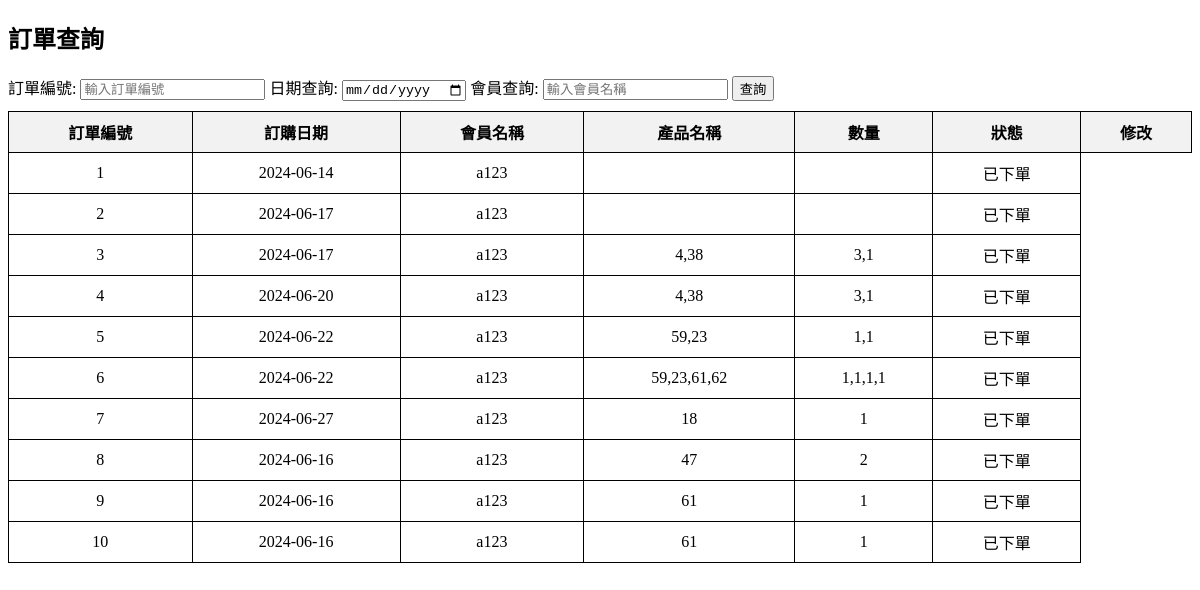
The page /all_order (signed in) on the database its author committed.
### tables this page shows
CREATE TABLE "orders" (
	"order_id"	INTEGER,
	"customer_id"	INT NOT NULL,
	"order_date"	DATE NOT NULL,
	"product"	TEXT NOT NULL,
	"count"	TEXT NOT NULL,
	"status"	TEXT,
	"address"	TEXT,
	PRIMARY KEY("order_id" AUTOINCREMENT)
);

### app.py (the view, shortened to what this page needs)
@app.route("/all_order", methods=['GET', 'POST'])  # 管理員介面 - 所有訂單
def all_order():
    if request.cookies.get('account_number'):
        conn = sqlite3.connect(db_name)
        cursor = conn.cursor()
        cursor.execute("SELECT account_number, administrator FROM members WHERE account_number=?", (request.cookies.get('account_number'),))
        member = cursor.fetchone()  # 只需要取一条记录
        if member and member[1] == 'true':
            query = "SELECT * FROM orders WHERE 1=1"
            params = []
            print(query)
            cursor.execute(query, params)
            data = cursor.fetchall()
            cursor.close()
            conn.close()
            return render_template('order.html', data=data, admin_mode=True)
        else:
            return render_template('index.html')
    return render_template('login.html')  # 跳轉到登入畫面

### templates/order.html (shortened to what this page needs)
<!DOCTYPE html>
<html lang="zh-Hant">
<head>
</head>
<body>
    <h2>訂單查詢</h2>
    {% if admin_mode %}
        <form class="filter-section" method="POST" action="/all_order">
            <label for="orderNumber">訂單編號:</label>
            <input id="orderNumber" type="text" name="orderNumber" placeholder="輸入訂單編號">
            <label for="orderDate">日期查詢:</label>
            <input type="date" id="orderDate" name="orderDate">
            <label for="member">會員查詢:</label>
            <input id="member" type="text" name="member" placeholder="輸入會員名稱">
            <button type="submit">查詢</button>
        </form>
    {% endif %}
    <table id="orderTable">
        <thead>
            <tr>
                <th>訂單編號</th>
                <th>訂購日期</th>
                <th>會員名稱</th>
                <th>產品名稱</th>
                <th>數量</th>
                <th>狀態</th>
                {% if admin_mode %}
                    <th>修改</th>
                {% endif %}
            </tr>
        </thead>
        <tbody>
            {% for order in data %}
            <tr>
                <td>{{ order[0] }}</td>
                <td>{{ order[2] }}</td>
                <td>{{ order[1] }}</td>
                <td>{{ order[3] }}</td>
                <td>{{ order[4] }}</td>
                <td>{{ order[5] }}</td>
            </tr>
            {% endfor %}
        </tbody>
    </table>
</body>
</html>

### templates/order.html (style rules this page uses)
table { width: 100%; border-collapse: collapse; margin-top: 10px; }
th, td { border: 1px solid black; padding: 8px; text-align: center; }
th { background-color: #f2f2f2; }

### rows shown on the page
orders: order_id "1", order_date "2024-06-14", customer "a123", status "已下單"
orders: order_id "2", order_date "2024-06-17", customer "a123", status "已下單"
orders: order_id "3", order_date "2024-06-17", customer "a123", product "4,38", count "3,1", status "已下單"
orders: order_id "4", order_date "2024-06-20", customer "a123", product "4,38", count "3,1", status "已下單"
orders: order_id "5", order_date "2024-06-22", customer "a123", product "59,23", count "1,1", status "已下單"
orders: order_id "6", order_date "2024-06-22", customer "a123", product "59,23,61,62", count "1,1,1,1", status "已下單"
orders: order_id "7", order_date "2024-06-27", customer "a123", product "18", count "1", status "已下單"
orders: order_id "8", order_date "2024-06-16", customer "a123", product "47", count "2", status "已下單"
orders: order_id "9", order_date "2024-06-16", customer "a123", product "61", count "1", status "已下單"
orders: order_id "10", order_date "2024-06-16", customer "a123", product "61", count "1", status "已下單"
